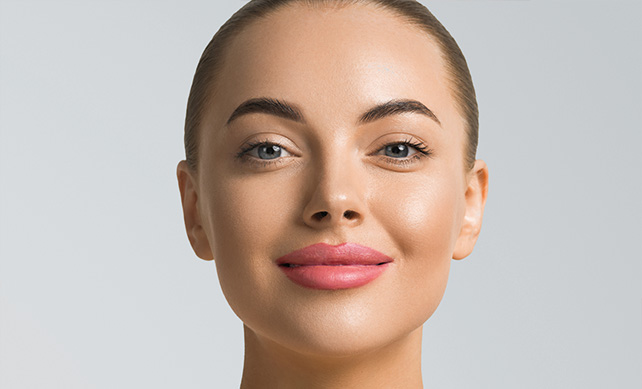
#> input picture test_data/face_1.jpg, 642 x 389 px
$ python -i eyetracker.py   (imports and definitions only)
#> lines starting #> are read from the running program, lines starting #| are printed output that depends on the picture; after the words box and inside, x2 and y2 are one past the last pixel; in counts of white or black regions, pixels touching at a corner belong together
#> further down, picture is the input picture: shape (389, 642, 3); mean B, G, R 175, 183.2, 197.7
import matplotlib.pyplot as plt
import numpy as np
import random
import pickle
import math
import time
import cv2

from typing import Callable, Tuple
from screeninfo import get_monitors
from utils.eyeframes import eyeFrame, faceTracker
from sklearn.linear_model import LinearRegression
## Input:  Face image
## Output: eye point

# def getFeature():

class pupilDetector():
    def __init__(self, _img):
        self._img = _img
        self._pupil = None

    def detect_pupil(self):
        inv = cv2.bitwise_not(self._img)
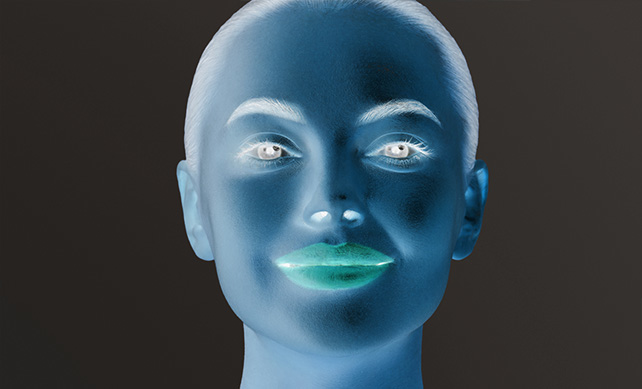
#> inv: shape (389, 642, 3); mean B, G, R 80, 71.8, 57.3
        thresh = cv2.cvtColor(inv, cv2.COLOR_BGR2GRAY)
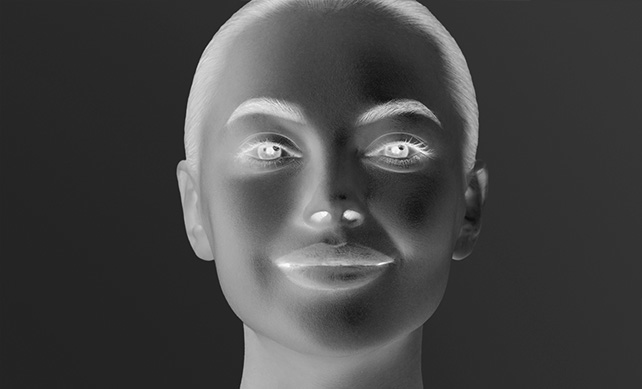
#> thresh: shape (389, 642); min 11, max 255, mean 68.5

        kernel = np.ones((2,2),np.uint8)
        erosion = cv2.erode(thresh,kernel,iterations = 1)

        ret,thresh1 = cv2.threshold(erosion,220,255,cv2.THRESH_BINARY)
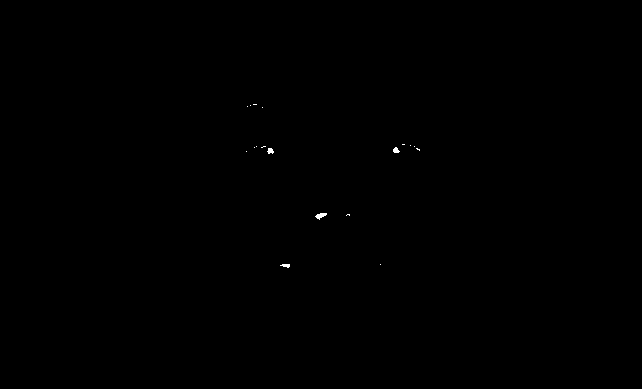
#> thresh1: shape (389, 642); 0.07% white; 18 white regions (14 under 20 px)
        cv2.imshow("pupil",thresh1)
        cnts, hierarchy = cv2.findContours(thresh1, cv2.RETR_EXTERNAL, cv2.CHAIN_APPROX_SIMPLE)
#> cnts = 18 contours, 15 with area under 20; largest, box (x1, y1, x2, y2) and area: (315, 213, 327, 220) 33, (267, 148, 274, 154) 20, (393, 147, 400, 153) 20

        center = (0,0)
        radius = 0
        if len(cnts) != 0:
            c = max(cnts, key = cv2.contourArea)
#> c = contour of 16 points, box (x1, y1, x2, y2) (315, 213, 327, 220), area 33
            (x,y),radius = cv2.minEnclosingCircle(c)
#> x = 320.5; y = 214.5; radius = 5.7
            center = (int(x),int(y))
#> center = (320, 214)
            radius = int(radius)
#> radius = 5
            # cv2.circle(self._img,center,radius,(255,0,0),2)

        return (center,radius)


class EyeSink:

    # [34 lines left out: functions __init__, push, getCenter, not called in this run]

class EyeTracker:

    # [19 lines left out: functions __init__, predict, fit, not called in this run]


class CalibrationCollector:

    # [35 lines left out: functions __init__, start, getCalibrationPoint, not called in this run]

class CalibrationDisplay:

    # [6 lines left out: function __init__, not called in this run]

    def clean(self):
        self.display.fill(255)

    def drawPoint(self, point, colour, name=""):
        print(f"[{name}] printing: {int(point[0]*self.width)} {int(point[1]*self.height)}")
        cv2.circle(self.display , (int(point[0]*self.width),int(point[1]*self.height)) , 10, colour, -1)

    def show(self):
        cv2.imshow("display",self.display)

>>> import cv2
>>> picture = cv2.imread('../test_data/face_1.jpg')
>>> result = pupilDetector(picture).detect_pupil()
#> result = ((320, 214), 5)

$ run again, on test_data/face_2.jpg
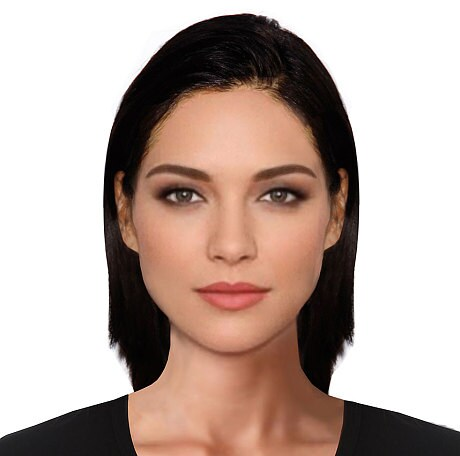
#> input picture test_data/face_2.jpg, 460 x 456 px
#> picture is the input picture: shape (456, 460, 3); mean B, G, R 160.8, 168.7, 187.2
#> in detect_pupil, `erosion = cv2.erode(thresh,kernel,iterations = 1)`:
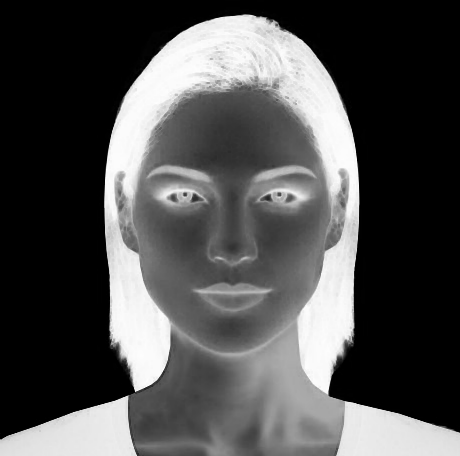
#> erosion: shape (456, 460); min 0, max 254, mean 78.8
#> in detect_pupil, `ret,thresh1 = cv2.threshold(erosion,220,255,cv2.THRESH_BINARY)`:
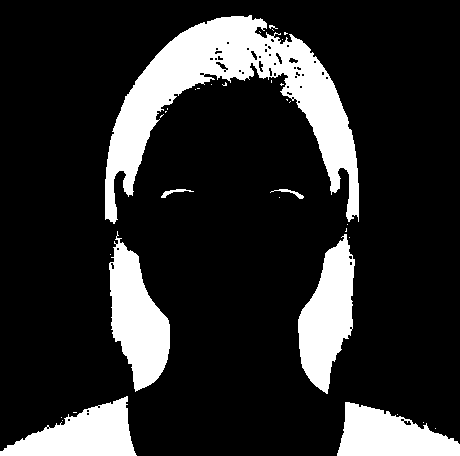
#> thresh1: shape (456, 460); 17.4% white; 34 white regions (27 under 20 px)
#> cnts = 34 contours, 27 with area under 20; largest, box (x1, y1, x2, y2) and area: (105, 15, 359, 224) 16384, (109, 231, 170, 392) 5306, (298, 234, 355, 394) 5150, (0, 396, 137, 456) 4380, (337, 402, 460, 456) 4162, (161, 189, 194, 198) 58, (270, 189, 304, 199) 54
#> c = contour of 708 points, box (x1, y1, x2, y2) (105, 15, 359, 224), area 16384
#> in detect_pupil, `(x,y),radius = cv2.minEnclosingCircle(c)`: x = 232; y = 155.7; radius = 141.9
#> center = (232, 155)
#> in detect_pupil, `radius = int(radius)`: radius = 141
#> result = ((232, 155), 141)
